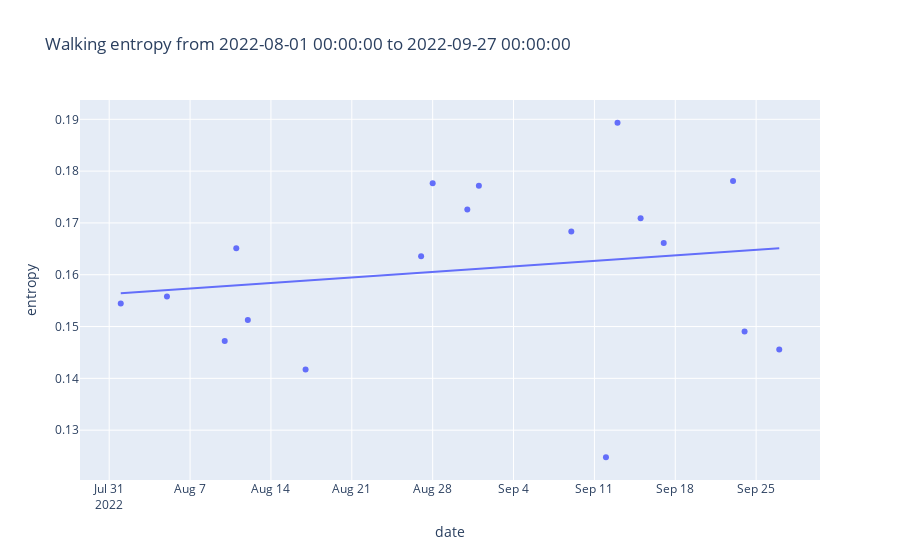

The notebook cell this image was saved under:
### Code cell
fig = px.scatter(analysis, x="date", y="entropy", title=f"Walking entropy from {analysis.date.min()} to {analysis.date.max()}", trendline="ols")
fig.show()

### Figure 1 — Plotly figure (JSON) as saved in the notebook; plotly's stock layout.template omitted (floating-point values rounded to 4 significant figures)
{"data": [{"hovertemplate": "date=%{x}<br>entropy=%{y}<extra></extra>", "legendgroup": "", "marker": {"color": "#636efa", "symbol": "circle"}, "mode": "markers", "name": "", "orientation": "v", "showlegend": false, "type": "scatter", "x": ["2022-08-01T00:00:00", "2022-08-05T00:00:00", "2022-08-10T00:00:00", "2022-08-11T00:00:00", "2022-08-12T00:00:00", "2022-08-17T00:00:00", "2022-08-27T00:00:00", "2022-08-28T00:00:00", "2022-08-31T00:00:00", "2022-09-01T00:00:00", "2022-09-09T00:00:00", "2022-09-12T00:00:00", "2022-09-13T00:00:00", "2022-09-15T00:00:00", "2022-09-17T00:00:00", "2022-09-23T00:00:00", "2022-09-24T00:00:00", "2022-09-27T00:00:00"], "xaxis": "x", "y": [0.1545, 0.1558, 0.1472, 0.1651, 0.1513, 0.1417, 0.1636, 0.1776, 0.1726, 0.1772, 0.1684, 0.1248, 0.1893, 0.1709, 0.1661, 0.1781, 0.149, 0.1456], "yaxis": "y"}, {"hovertemplate": "<b>OLS trendline</b><br>entropy = 1.76504e-09 * date + -2.77232<br>R<sup>2</sup>=0.030406<br><br>date=%{x}<br>entropy=%{y} <b>(trend)</b><extra></extra>", "legendgroup": "", "marker": {"color": "#636efa", "symbol": "circle"}, "mode": "lines", "name": "", "showlegend": false, "type": "scatter", "x": ["2022-08-01T00:00:00", "2022-08-05T00:00:00", "2022-08-10T00:00:00", "2022-08-11T00:00:00", "2022-08-12T00:00:00", "2022-08-17T00:00:00", "2022-08-27T00:00:00", "2022-08-28T00:00:00", "2022-08-31T00:00:00", "2022-09-01T00:00:00", "2022-09-09T00:00:00", "2022-09-12T00:00:00", "2022-09-13T00:00:00", "2022-09-15T00:00:00", "2022-09-17T00:00:00", "2022-09-23T00:00:00", "2022-09-24T00:00:00", "2022-09-27T00:00:00"], "xaxis": "x", "y": [0.1564, 0.157, 0.1578, 0.158, 0.1581, 0.1589, 0.1604, 0.1606, 0.161, 0.1612, 0.1624, 0.1628, 0.163, 0.1633, 0.1636, 0.1645, 0.1647, 0.1651], "yaxis": "y"}], "layout": {"legend": {"tracegroupgap": 0}, "title": {"text": "Walking entropy from 2022-08-01 00:00:00 to 2022-09-27 00:00:00"}, "xaxis": {"anchor": "y", "domain": [0, 1], "title": {"text": "date"}}, "yaxis": {"anchor": "x", "domain": [0, 1], "title": {"text": "entropy"}}}}
